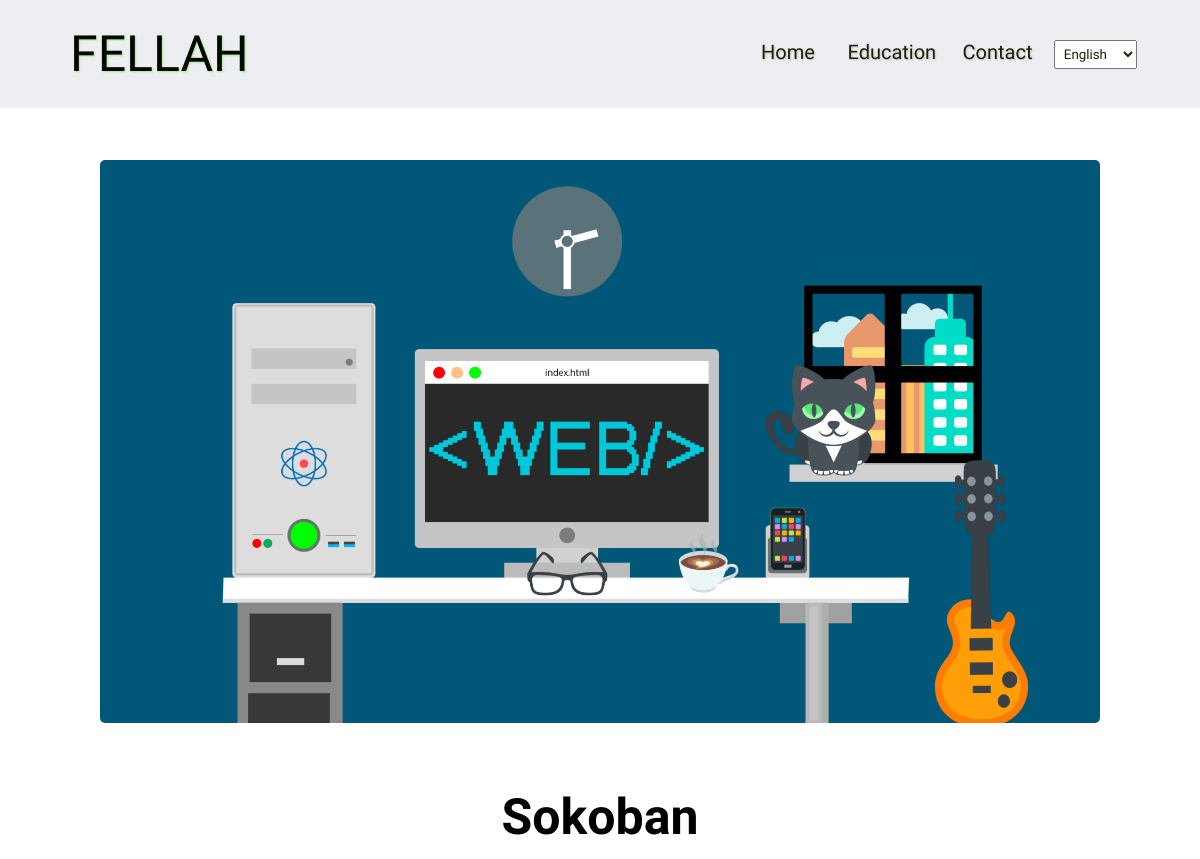
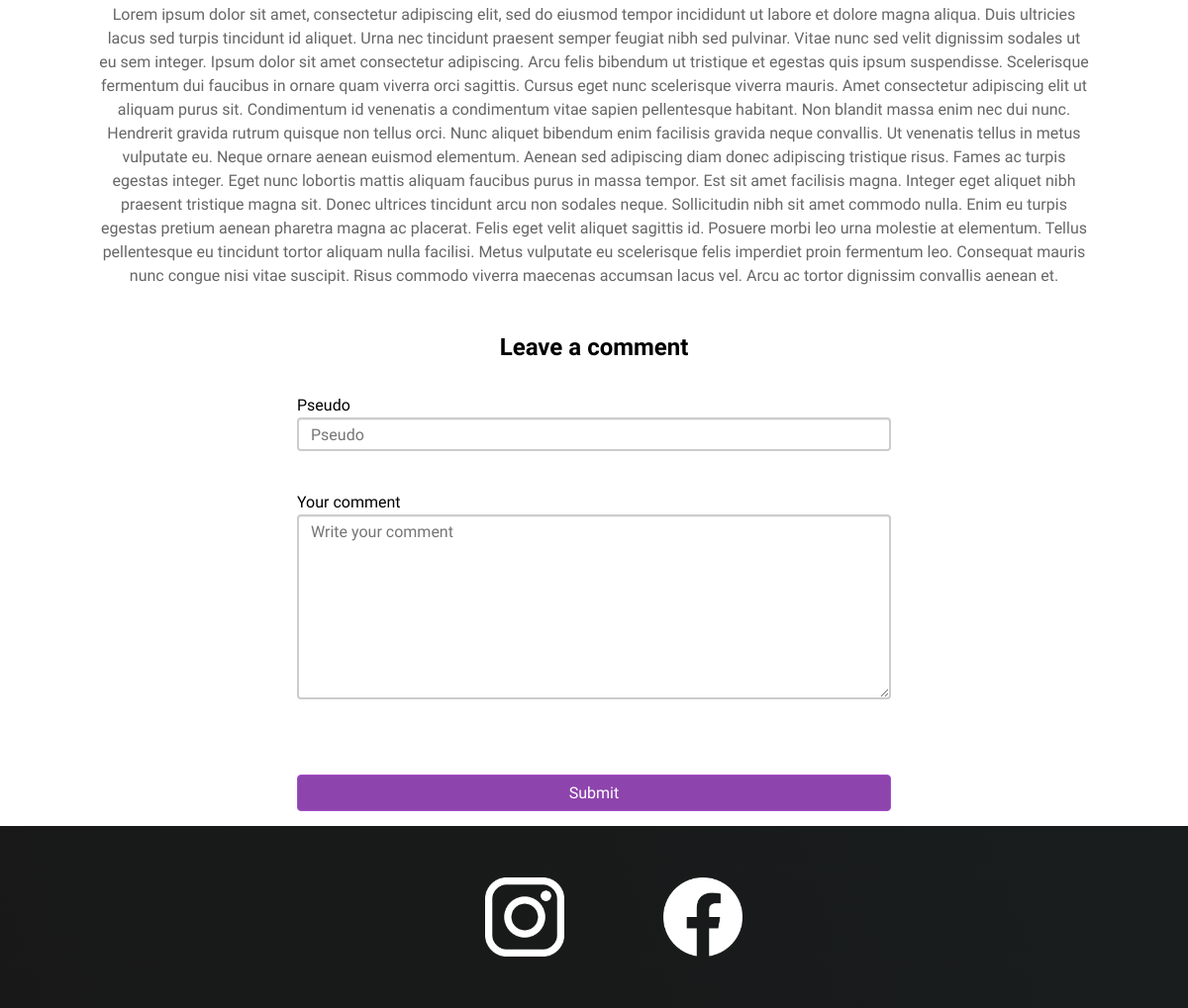
The page /projectItem.php?id=1 on the database its author committed (2 pictures, top to bottom).
### tables this page shows
CREATE TABLE "projects" (
	"id"	INTEGER NOT NULL UNIQUE,
	"title"	varchar(255) NOT NULL UNIQUE,
	"description"	TEXT NOT NULL,
	"imageName"	varchar(255) NOT NULL,
	"imageAlt"	varchar(255) NOT NULL,
	PRIMARY KEY("id" AUTOINCREMENT)
);

### assets/locales/en.php (called while the page is built)
<?php
$trad = [
  'nav' => [
    'home' => 'Home',
    'education' => 'Education',
    'contact' => 'Contact'
  ],
  'divHome' => [
    'h1' => 'Hi, I\'m DIALLO',
    'h3' => 'Web developer',
    'p' => 'High level experience in web desing and knowledge, producing quality work.',
    'a' => 'Discover projects'
  ],
  'projectSection' => [
    "title" => "Projects",
    "exploreButton" => "Explore"
  ],
  'contact-first-section' => [
    "h2" => "Get in touch",
    "p" => "I like hearing about you. I’m always here to talk",
    "div1 h3" => "Let's discuss together",
    "div1 p1" => "I'm here to help you",
    "div1 p2" => "abdoulaziz@gmail.com",
    "div2 h3" => "Office",
    "div2 p1" => "Come tell me Hi",
    "div2 p2" => "67000 Strasbourg",
    "div3 h3" => "Phone number",
    "div3 p1" => "Mon-Fri from 8AM-5PM",
    "div3 p2" => "0753103914"
  ],
  "contact-second-section" => [
    "h1" => "Touch with me",
    "p" => "Thank you for your interest in my profile. Please use this form to
            contact me. Quick response assured!",
    "label1" => "First Name",
    "label2" => "Email",
    "label3" => "Phone Number",
    "label4" => "Your message",
    "submitBtn" => "submit"
  ],
  "form-item" => [
    "h2" => "Leave a comment",
    "labelPseudo" => "Pseudo",
    "labelComment" => "Your comment",
    "SuccessNotification" => "Your message has been successfully sent.",
    "commentPlaceholder" => "Write your comment",
    "submitBtn" => "Submit",
  ]
];

### assets/models/Database.php (called while the page is built, shortened)
<?php
abstract class Database
{
  public function __construct()
  {
    $this->pdo = new PDO('sqlite:' . dirname(__FILE__) . '/database.db');
  }
}

### assets/models/Projects.php (called while the page is built, shortened)
<?php
require_once 'Database.php';
class Projects extends Database
{
  public function getProject(int $id)
  {
    $statement = $this->pdo->prepare('SELECT * FROM projects WHERE id=:identifiant');
    $statement->bindValue(':identifiant', $id);
    $statement->execute();
    return $statement->fetch();
  }
}

### projectItem.php (the view, shortened to what this page needs)
<?php
$en_select = "";
if (isset($_GET['lang']) && $_GET['lang'] == 'en' || !isset($_GET['lang'])) {
  require_once './assets/locales/en.php';
  $en_select = "selected";
} else {
  require_once './assets/locales/fr.php';
  $fr_select = "selected";
}
include __DIR__ . '/./assets/models/Projects.php';
$projectId = $_GET["id"];
$projects = new Projects();
$project = $projects->getProject(intval($projectId));
?>
<!DOCTYPE html>
<html lang="en">
<head>
  <?php require_once "./assets/templates/head.php" ?>
  <link rel="stylesheet" href="assets/css/shared.css" />
  <link rel="stylesheet" href="assets/css/project-item.css" />
  <link rel="stylesheet" href="assets/css/form-item.css" />
</head>
<body>
  <header>
    <a href="/index.php">Fellah</a>
    <?php
    include './assets/templates/nav.php'
    ?>
  </header>
  <main>
    <article id="home">
      <img src="./assets/images/projects/<?= $project["imageName"] ?>" alt="">
      <h1><?= $project["title"] ?></h1>
      <p><?= $project["description"] ?></p>
    </article>
    <h2><?= $trad["form-item"]["h2"] ?></h2>
    <form class="form-item" action="/assets/php/getComment.php" method="get">
      <div class="form-control">
        <label for="pseudo-name"><?= $trad["form-item"]["labelPseudo"] ?></label>
        <input type="text" name="pseudo-name" id="pseudo-name" placeholder="Pseudo" />
      </div>
      <div class="form-control">
        <label for="user-msg"><?= $trad["form-item"]["labelComment"] ?></label>
        <textarea name="user-msg" id="user-msg" cols="30" rows="9" placeholder="<?= $trad["form-item"]["commentPlaceholder"] ?>"></textarea>
      </div>
      <button><?= $trad["form-item"]["submitBtn"] ?></button>
    </form>
  </main>
  <?php
  require_once './assets/templates/footer.php'
  ?>
</body>
</html>

### assets/templates/head.php (shortened to what this page needs)
<head>
  <link rel="stylesheet" href="https://cdn.jsdelivr.net/npm/@mdi/font@7.1.96/css/materialdesignicons.min.css" />

### assets/templates/nav.php (shortened to what this page needs)
<nav>
  <ul>
    <li><a href="/index.php"><?= $trad['nav']['home'] ?> <i class="mdi mdi-home-circle"></i></a></li>
    <li><a href="/formation.html"><?= $trad['nav']['education'] ?></a></li>
    <li><a href="/contact.php"><?= $trad['nav']['contact'] ?> <i class="mdi mdi-account-box"></i></a></li>
    <li>
      <select id="lang" name="lang">
        <option value="en" <?php echo $en_select ?>>English</option>
      </select>
    </li>
  </ul>
</nav>

### assets/templates/footer.php
<footer>
  <ul>
    <li>
      <a href="https://www.instagram.com">
        <img src="/assets/images/icons/insta.png" alt="instagram logo" />
      </a>
    </li>
    <li>
      <a href="https://www.facebook.com"><img src="/assets/images/icons/facebook.png" alt="facebook logo" /></a>
    </li>
  </ul>
</footer>

### assets/css/shared.css (style rules this page uses)
body { font-family: "Quicksand", sans-serif; margin: 0; }
header { display: flex; justify-content: space-between; align-items: center; padding: 15px 25px; position: absolute; width: 100%; top: 0; left: 0; box-sizing: border-box; position: fixed; background-color: #cacfd85c; backdrop-filter: blur(25px); z-index: 1; }
ul { list-style: none; }
header ul { padding: 0; margin: 0; }
header > a { padding: 10px; font-family: "Oleo Script", sans-serif; color: #070701; font-size: 25px; text-transform: uppercase; text-shadow: 1px 1px 2px rgba(66, 233, 15, 0.442); text-decoration: none; }
header ul { display: flex; }
nav li select { padding: 5px; margin-left: 5px; font-family: inherit; color: #201f04; }
header ul li { margin: 16px 0; }
header li { margin-left: 20px; }
header li a { color: #201f04; text-decoration: none; font-size: 20px; padding: 12px; text-shadow: 1px 1px 2px rgba(0, 0, 0, 0.2); border-radius: 15px; }
main + footer { background: linear-gradient(70deg, rgb(24, 24, 24), rgb(25, 29, 29)); padding: 36px; }
main + footer ul { display: flex; justify-content: center; }
main + footer li { width: 50px; height: 50px; margin: 0 20px; }
main + footer img { width: 100%; height: 100%; }
@media all and (min-width: 742px) { header { padding: 15px 60px; } }
@media all and (min-width: 742px) { header > a { font-size: 40px; } }
@media all and (min-width: 742px) { header ul { display: flex; } }
@media all and (min-width: 742px) { main + footer li { width: 80px; height: 80px; margin: 0 50px; } }
@media all and (min-width: 1140px) { header { padding: 15px 60px; } }
@media all and (min-width: 1140px) { header > a { font-size: 50px; } }
@media all and (min-width: 1140px) { header li a { padding: 10px; } }
@media all and (min-width: 1140px) { header li { padding: 0.2rem; cursor: pointer; color: #ebebeb; min-width: 80px; margin: auto; } }

### assets/css/project-item.css (style rules this page uses)
main { display: flex; flex-direction: column; align-items: center; justify-content: center; }
article { margin-top: 100px; max-width: 600px; text-align: center; padding: 20px; background-color: #fff; }
img { max-width: 100%; height: auto; margin-bottom: 20px; border-radius: 5px; }
h1 { font-size: 50px; margin-bottom: 10px; }
p { font-size: 18px; line-height: 1.5; color: #666; }
@media all and (min-width: 742px) { article { margin-top: 150px; padding: 10px; max-width: 1000px; } }
@media all and (min-width: 742px) { p { font-size: 16px; } }

### assets/css/form-item.css (style rules this page uses)
.form-control { margin-bottom: 16px; padding-bottom: 10px; position: relative; }
input { height: 34px; }
.form-item { padding: 15px; }
input, textarea { width: 100%; display: block; padding: 6px 12px; font-size: 14px; line-height: 1.42857143; margin-bottom: 1rem; box-sizing: border-box; font: inherit; color: #555; background-color: #fff; background-image: none; border: 2px solid #ccc; border-radius: 4px; box-shadow: inset 0 1px 1px rgba(0, 0, 0, 0.075); transition: border-color ease-in-out 0.15s, -webkit-box-shadow ease-in-out 0.15s; -o-transition: border-color ease-in-out 0.15s, box-shadow ease-in-out 0.15s; transition: border-color ease-in-out 0.15s, box-shadow ease-in-out 0.15s; }
button { display: block; float: right; font: inherit; width: 100%; height: 37px; color: #fff; border: 1px solid #a44ec9; border-radius: 4px; background-color: #8e44ad; padding: 0.5rem, 1.5rem; cursor: pointer; margin-top: 15px; }
label { margin-bottom: 0.2rem; display: block; }
@media all and (min-width: 742px) { .form-item { width: 50%; } }

### rows shown on the page
projects: imageName (picture), title "Sokoban", description "Lorem ipsum dolor sit amet, consectetur adipiscing elit, sed do eiusmod tempor incididunt ut labore et dolore magna aliqua. Duis ultricies lacus sed turpis tincidunt id aliquet. Urna nec tincidunt praesent semper feugiat nibh sed pulvinar. Vitae nunc sed velit dignissim sodales ut eu sem integer. Ipsum dolor sit amet consectetur adipiscing. Arcu felis bibendum ut tristique et egestas quis ipsum suspendisse. Scelerisque fermentum dui faucibus in ornare quam viverra orci sagittis. Cursus eget nunc scelerisque viverra mauris. Amet consectetur adipiscing elit ut aliquam purus sit. Condimentum id venenatis a condimentum vitae sapien pellentesque habitant. Non blandit massa enim nec dui nunc.…"

### other values the page prints
$trad['nav']['home'] "Home"
$trad['nav']['education'] "Education"
$trad['nav']['contact'] "Contact"
$trad["form-item"]["h2"] "Leave a comment"
$trad["form-item"]["labelPseudo"] "Pseudo"
$trad["form-item"]["labelComment"] "Your comment"
$trad["form-item"]["submitBtn"] "Submit"
